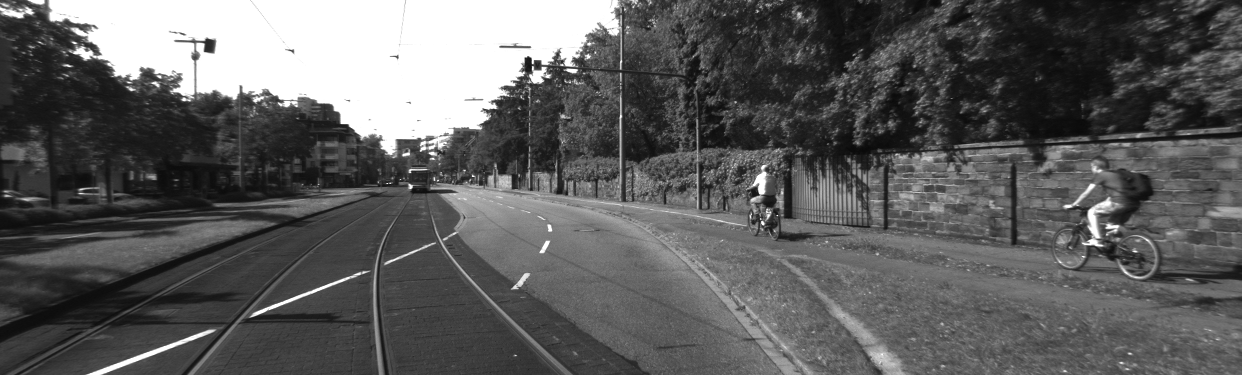
#> input picture Stereo-visual-odometry/sync_image/image_00/data/0000000000.png, 1242 x 375 px, found by its file name; its folder holds 4 pictures in this run
$ python b_main_code.py
#> lines starting #> are read from the running program, lines starting #| are printed output that depends on the picture; after the words box and inside, x2 and y2 are one past the last pixel; in counts of white or black regions, pixels touching at a corner belong together
### Stereo-visual-odometry/functions.py
import cv2
import numpy as np
from math import cos, sin
from helperFunctions import *


def get_keypoints(im_l1, tile, thresh):

    fast = cv2.FastFeatureDetector_create(thresh);
    h, w = im_l1.shape
    kp = []
    idx = 0
    for y in range(0, h, tile[0]):
        for x in range(0, w, tile[1]):
            imBox = im_l1[y:y+tile[0], x:x+tile[1]]
            keypoints = fast.detect(imBox)
            for pt in keypoints:
                pt.pt = (pt.pt[0] + x, pt.pt[1] + y)

            if (len(keypoints) > 10):
                keypoints = sorted(keypoints, key=lambda x: -x.response)
                for kpt in keypoints[0:10]:
                    kp.append(kpt)
            else:
                for kpt in keypoints:
                    kp.append(kpt)
    kp = cv2.KeyPoint_convert(kp)

    return kp

# [37 lines left out: function feature_tracking, not called in this run]

def extract_wc(F, disparity, Proj_0, Proj_1):
    disparityMinThres = 0
    disparityMaxThres = 999

    Fr = np.copy(F)
    selected = np.zeros(F.shape[0])

    for i in range(F.shape[0]):
        T1Disparity = disparity[int(F[i,1]), int(F[i,0])]
        if (T1Disparity > disparityMinThres and T1Disparity < disparityMaxThres):
            Fr[i, 0] = F[i, 0] - T1Disparity
            selected[i] = 1

    selected = selected.astype(bool)
    F_3d = F[selected, ...]
    Fr_3d = Fr[selected, ...]

    # 3d point cloud triagulation
    numPoints = F_3d.shape[0]
    point_3d = generate3DPoints(F_3d, Fr_3d, Proj_0, Proj_1)
    #print(point_3d.shape)
    return point_3d, F_3d

def extract_projM(directory_calib):
    found = 0
    calib_file = open(directory_calib, "r")
#> (reads Stereo-visual-odometry/calib.txt from the repository)
    while not found:
        line = calib_file.readline()
        phrases = line.split(" ")
        if phrases[0] == "P_rect_00:":
            cam_proj_0 = phrases

        if phrases[0] == "P_rect_01:":
            cam_proj_1 = phrases
            found = 1

    Proj_0 = np.zeros((3,4))
    Proj_1 = np.zeros((3,4))
    for row in range(3):
        for column in range(4):
            Proj_0[row, column] = cam_proj_0[row*4+column+1]
            Proj_1[row, column] = cam_proj_1[row*4+column+1]
    return Proj_0, Proj_1

def extract_desc(img, F):
    descriptors = []
    size = 11
    for feat in F:
        d = []
        for i in range(size):
            for j in range(size):
                if(i!=5 or j!=5):
                    d.append(img[int(feat[1])-5+i, int(feat[0])-5+j])
        descriptors.append(d)
    descriptors = np.array(descriptors)
    return  descriptors

# [25 lines left out: functions score_matrix, match_features, not called in this run]

### Stereo-visual-odometry/helperFunctions.py
from math import cos, sin
import numpy as np

# [63 lines left out: functions genEulerZXZMatrix, minimizeReprojection, not called in this run]

def generate3DPoints(points2D_L, points2D_R, Proj1, Proj2):
    numPoints = points2D_L.shape[0]
    d3dPoints = np.ones((numPoints,3))

    for i in range(numPoints):
        pLeft = points2D_L[i,:]
        pRight = points2D_R[i,:]

        X = np.zeros((4,4))
        X[0,:] = pLeft[0] * Proj1[2,:] - Proj1[0,:]
        X[1,:] = pLeft[1] * Proj1[2,:] - Proj1[1,:]
        X[2,:] = pRight[0] * Proj2[2,:] - Proj2[0,:]
        X[3,:] = pRight[1] * Proj2[2,:] - Proj2[1,:]

        [u,s,v] = np.linalg.svd(X)
        v = v.transpose()
        vSmall = v[:,-1]
        vSmall /= vSmall[-1]

        d3dPoints[i, :] = vSmall[0:-1]

    return d3dPoints

'''
def genEulerZXZMatrix(psi, theta, sigma):
    mat = np.zeros((3,3))
    c1 = cos(psi)
    s1 = sin(psi)
    c2 = cos(theta)
    s2 = sin(theta)
    c3 = cos(sigma)
    s3 = sin(sigma)

    mat[0,0] = c1 * c2
    mat[0,1] = c1*s2*s3 - c3*s1
    mat[0,2] = s1*s3 + c1*c3*s2

    mat[1,0] = c2*s1
    mat[1,1] = c1*c3 + s1*s2*s3
    mat[1,2] = c3*s1*s2 - c1*s3

    mat[2,0] = -s2
    mat[2,1] = c2*s3
    mat[2,2] = c2*c3

    return mat
'''

### Stereo-visual-odometry/b_main_code.py
import numpy as np
import cv2
import os
from matplotlib import pyplot as plt
from mpl_toolkits import mplot3d
from scipy.optimize import least_squares
from functions import *
from helperFunctions import *

directory_left = '/home/hippo/notebook/Stereo-visual-odometry/sync_image2/image_00/data/'
directory_right = '/home/hippo/notebook/Stereo-visual-odometry/sync_image2/image_01/data/'
directory_calib = '/home/hippo/notebook/Stereo-visual-odometry/calib.txt'
imdir_l = []
imdir_r = []

imdir_list = []
for filename in os.listdir(directory_left):
    imdir_list.append(filename)
imdir_list.sort()

tile = [10, 20]
thresh = 30

iter = 0

# Those parameters are not mine...
translation = None
rotation = None
canvasH = 300
canvasW = 300

traj = []
stereo = cv2.StereoBM_create(numDisparities=64, blockSize=11)
Proj_0, Proj_1 = extract_projM(directory_calib)

# The steps are explained in the loop in which similar ones are repeated.
im_l1 = cv2.imread(directory_left + imdir_list[0], 0)
#> im_l1 is the input picture: shape (375, 1242); min 9, max 255, mean 93.1
im_r1 = cv2.imread(directory_right + imdir_list[0], 0)
disparity1 = stereo.compute(im_l1,im_r1)
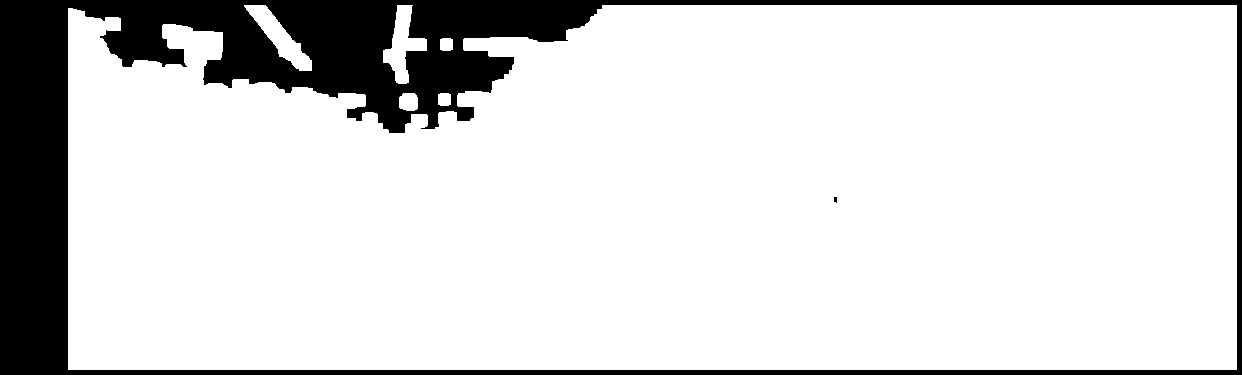
#> disparity1: shape (375, 1242) int16; values -16 (black) and 0 (white), 85% white; 2 black regions (1 under 20 px), largest, box (x1, y1, x2, y2) and area: (0, 0, 1242, 375) 69903
F1 = get_keypoints(im_l1, tile, thresh)
#> after the loop in get_keypoints, `for y in range(0, h, tile[0]):`: kp = 947 keypoints; strongest (x, y, size): (387, 183, 7), (514, 84, 7), (472, 176, 7), (390, 183, 7)
#> in get_keypoints, `kp = cv2.KeyPoint_convert(kp)`: kp = 947 pairs, first value 3 to 1232, second value 3 to 366
#> F1 has the same summary as kp in get_keypoints
F1_3d, F1 = extract_wc(F1, disparity1, Proj_0, Proj_1)
#> in extract_wc, `Fr = np.copy(F)`: Fr has the same summary as kp in get_keypoints
#> the loop in extract_wc, `for i in range(F.shape[0]):` made 947 passes
#> T1Disparity on passes 1 to 3: -16, -16, -16
#> in extract_wc, `F_3d = F[selected, ...]`: F_3d = empty array
#> F1_3d = empty array; F1 = empty array
descriptor1 = extract_desc(im_l1, F1)
#> after the loop in extract_desc, `for feat in F:`: descriptors = []
#> in extract_desc, `descriptors = np.array(descriptors)`: descriptors = empty array
#> descriptor1 = empty array

for filename in imdir_list[1:]:

    print("iteration is:" + str(iter)+ " of " + str(len(imdir_list)))
    iter = iter + 1

    # New frame loaded
    im_l2 = cv2.imread(directory_left + filename, 0)
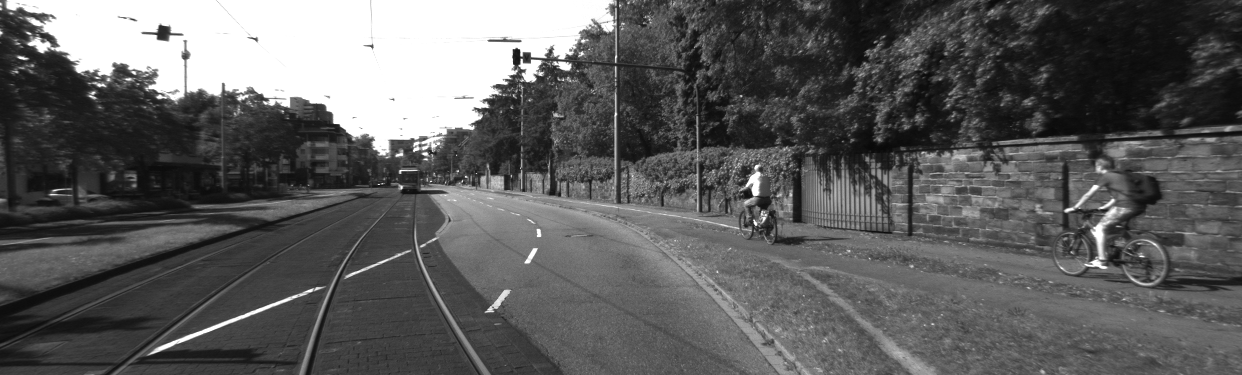
#> input picture Stereo-visual-odometry/sync_image/image_00/data/0000000002.png, 1242 x 375 px, found by its file name
#> im_l2 is the input picture: shape (375, 1242); min 9, max 255, mean 93.1
    im_r2 = cv2.imread(directory_right + filename, 0)

    # Disparity map from the stereo image
    disparity2 = stereo.compute(im_l2,im_r2)
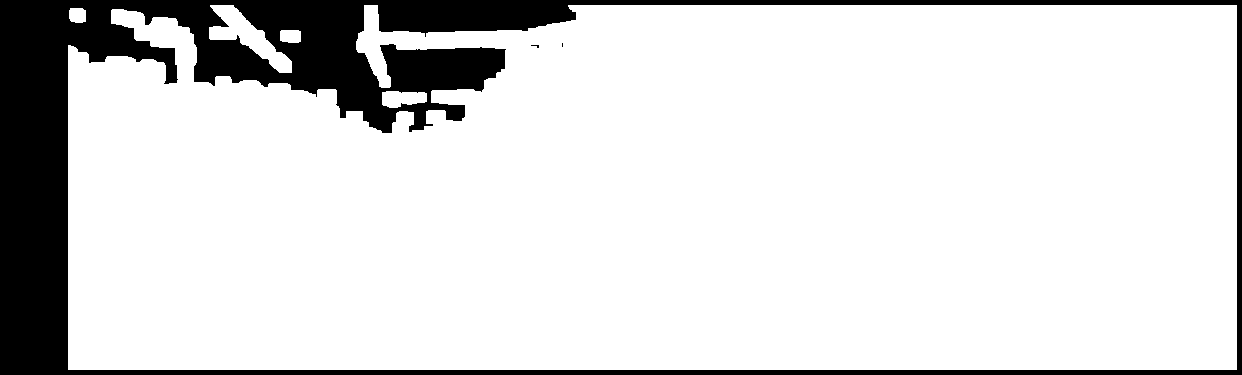
#> disparity2: shape (375, 1242) int16; values -16 (black) and 0 (white), 85.6% white; 3 black regions (2 under 20 px), largest, box (x1, y1, x2, y2) and area: (0, 0, 1242, 375) 67124

    # Feature Extracting
    F2 = get_keypoints(im_l2, tile, thresh)
#> after the loop in get_keypoints (call 2), `for y in range(0, h, tile[0]):`: kp = 1001 keypoints; strongest (x, y, size): (334, 123, 7), (529, 53, 7), (396, 155, 7), (465, 176, 7)
#> F2 = 1001 pairs, first value 7 to 1236, second value 3 to 366

    # Extract world coordinates
    F2_3d, F2 = extract_wc(F2,disparity2, Proj_0, Proj_1)
#> the loop in extract_wc (call 2), `for i in range(F.shape[0]):` made 1001 passes
#> F2_3d = empty array; F2 = empty array

    # Calculate Descriptors
    descriptor2 = extract_desc(im_l2, F2)
#> descriptor2 = empty array

    # Next Iteration
    im_l1 = im_l2
    im_r1 = im_r2
    disparity1 = disparity2
    F1 = F2
    F1_3d = F2_3d
    descriptor1 = descriptor2

    if iter == 1:
        break


cv2.imshow('stereo', stereo)
cv2.waitKey(0)
#> (the run stopped early here; a loop or call above may not have finished)
